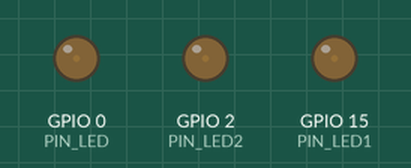
A sketch run on a simulated ESP32. Shown: output pins drawn as LEDs (lit = HIGH).

Above: at 0.05 s.
At 1.15 s:
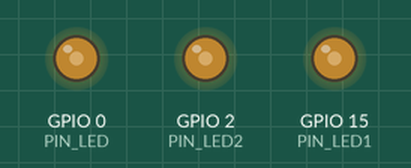
At 2.3 s:
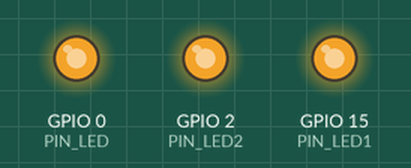
At 3.4 s:
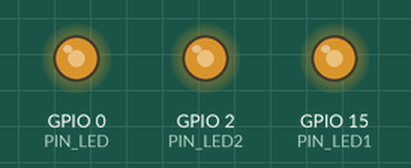
At 4.55 s:
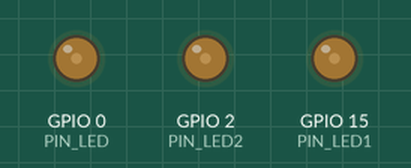
Timing chart, 0 to 6.6 s (numbered marks = the images above):
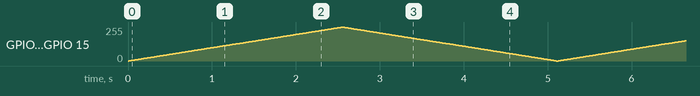

The sketch:

3.1_breath-led.ino
```cpp
/**********************************************************************
  Filename    : breath led
  Description : Using PWM Control led light breath one by one
  Auther      : Miaoshun WU
  Modification: 2020/11/27
**********************************************************************/
#define PIN_LED 0 //define the led pin
#define CHN 0 //define the pwm channel 0
#define PIN_LED1 15 //define the led pi
#define PIN_LED2 2 //define the led pin
#define FRQ 1000 //define the pwm frequency
#define PWM_BIT 8 //define the pwm precision

// the setup function runs once when you press reset or power the board
void setup() {
  // initialize digital pin PIN_LED as an output.
      ledcSetup(CHN, FRQ, PWM_BIT); //setup pwm channell
      ledcAttachPin(PIN_LED, CHN); //attach the led pin to pwm channel0
      ledcAttachPin(PIN_LED1, CHN); //attach the led pin to pwm channel0
      ledcAttachPin(PIN_LED2, CHN); //attach the led pin to pwm channel0

}
// the loop function runs over and over again forever
void loop()
{
      for (int i = 0; i < 255; i++)
        { //make light fade in
          ledcWrite(CHN, i);

          delay(10);
            }
      for (int i = 255; i > -1; i--)
        { //make light fade out
            ledcWrite(CHN, i);
            delay(10);
          }
}
```
